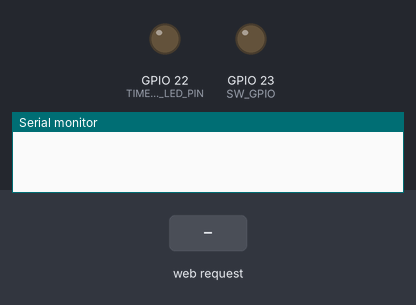
A sketch run on a simulated ESP32. Shown: output pins drawn as LEDs (lit = HIGH), the last lines printed to the serial monitor. Dashed ring = blinking. The test bench sets the inputs (shaded band). WiFi joins after 1.5 s; servers stay silent unless stated; the local clock reads 2024-03-15 10:24:30 at power-on unless the sketch sets it.

Above: at 0.1 s.
At 2.7 s:
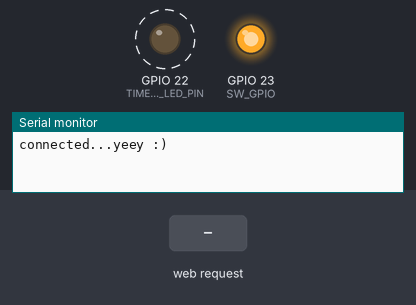
2.8 s: HTTP request GET /name received
5.8 s: HTTP request GET /sw_stat received
8.8 s: HTTP request GET /time received
Timing chart, 0 to 17.8 s (numbered marks = the images above; inputs shaded):
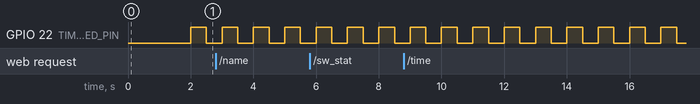

The sketch:

REST_switch.ino
```cpp
#include <WiFiManager.h>
#include <WebServer.h>
#include <Arduino.h>
#include <ArduinoJson.h>
#include <ESP32Time.h>

// WiFiManager object
WiFiManager wm;

int timer_reset_flag = true;
constexpr int TIMER_RESET_LED_PIN = 22;

constexpr int SW_GPIO = 23;

bool time_format_24h = true;
int tz_offset = 0;
ESP32Time rtc(tz_offset);
int epoch1 = 0;
int epoch2 = 0;

// Web server running on port 80
WebServer server(80);

// JSON data buffer
StaticJsonDocument<250> jsonDocument;
char buffer[250];

// setup API resources
void setup_routing() {
  server.on("/name", getName);
  server.on("/sw_stat", get_sw_stat);
  server.on("/time", get_time);
  // server.on("/set_sw", HTTP_POST, set_sw_stat_cb);
  server.on("/set_time", HTTP_POST, set_time_cb);

  // start server
  server.begin();
}

void create_json(char *tag, char* value, char *unit) {
  jsonDocument.clear();
  jsonDocument["type"] = tag;
  jsonDocument["value"] = value;
  jsonDocument["unit"] = unit;
  serializeJson(jsonDocument, buffer);
}

void add_json_object(char *tag, char* value, char *unit) {
  JsonObject obj = jsonDocument.createNestedObject();
  obj["type"] = tag;
  obj["value"] = value;
  obj["unit"] = unit;
}

void getName() {
  Serial.println("Get Name");
  create_json("name", "ESP32 Wifi Switch", " ");
  server.send(200, "application/json", buffer);
}

void get_sw_stat() {
  Serial.println("Switch Status");
  int sw_stat = is_switch_on();
  char temp_buff[10];
  itoa (sw_stat, temp_buff, 10);

  create_json("sw_stat", temp_buff, " ");
  server.send(200, "application/json", buffer);
}

void get_time() {
  const char* time = rtc.getTime("%A, %B %d %Y %H:%M:%S").c_str();

  Serial.print("Time: ");
  Serial.println(time);

  create_json("time", const_cast<char*>(time), " ");
  server.send(200, "application/json", buffer);
}

// void set_sw_stat_cb() {
//   if (server.hasArg("plain") == false) {
//     Serial.println("Taking no action. No JSON argument found.");
//     return;
//   }

//   String body = server.arg("plain");
//   deserializeJson(jsonDocument, body);

//   // Get RGB components
//   uint8_t sw_stat = jsonDocument["sw_stat"];
//   Serial.print("Setting Switch Status: ");
//   Serial.println(sw_stat);

//   if (sw_stat == 1){
//     switch_on();
//     create_json("sw_stat", "1", " ");
//   }

//   if (sw_stat == 0) {
//     switch_off();
//     create_json("sw_stat", "0", " ");
//   }

//   server.send(200, "application/json", buffer);
// }

void switch_off()
{
  digitalWrite(SW_GPIO, HIGH);
}

void switch_on()
{
  digitalWrite(SW_GPIO, LOW);
}

bool is_switch_on()
{
  if (digitalRead(SW_GPIO) == LOW) return true;
  else return false;
}

void set_time_cb() {
  if (server.hasArg("plain") == false) {
    Serial.println("Taking no action. No JSON argument found.");
    return;
  }

  String body = server.arg("plain");
  deserializeJson(jsonDocument, body);

  // Get time
  int h = jsonDocument["h"];
  int min = jsonDocument["min"];
  int s = jsonDocument["s"];
  int dd = jsonDocument["dd"];
  int mm = jsonDocument["mm"];
  int yyyy = jsonDocument["yyyy"];

  rtc.setTime(s, min, h, dd, mm, yyyy);
  // Respond to the client

  const char* time = rtc.getTime("%A, %B %d %Y %H:%M:%S").c_str();
  create_json("time", const_cast<char*>(time), " ");
  server.send(200, "application/json", buffer);

  timer_reset_flag = false;
}


void setup()
{
    rtc.setTime(00, 00, 00, 11, 11, 2022);
    // WiFi.mode(WIFI_STA); // explicitly set mode, esp defaults to STA+AP
    // it is a good practice to make sure your code sets wifi mode how you want it.

    // put your setup code here, to run once:
    Serial.begin(115200);

    //WiFiManager, Local intialization. Once its business is done, there is no need to keep it around
    // WiFiManager wm;
    wm.setConfigPortalBlocking(false);
    // wm.setConfigPortalTimeout(60);

    bool res;
    res = wm.autoConnect("WifiSwitch", "vasantqunj"); // password protected ap

    if(!res) {
        Serial.println("Failed to connect");
        // ESP.restart();
    }
    else {
        Serial.println("connected...yeey :)");
    }

    setup_routing();

    pinMode(SW_GPIO, OUTPUT);
    pinMode(TIMER_RESET_LED_PIN, OUTPUT);
    timer_reset_flag = true;

    epoch1 = rtc.getMillis();
    epoch2 = rtc.getEpoch();

    switch_off();
}

void loop() {
  wm.process();

  server.handleClient();

  if (timer_reset_flag == true) {
    if (rtc.getMillis() - epoch1 > 500) {
      digitalWrite(TIMER_RESET_LED_PIN, !digitalRead(TIMER_RESET_LED_PIN));
      epoch1 = rtc.getMillis();
    }
  }

    if (timer_reset_flag == false)
    {
      if ((rtc.getEpoch() - epoch2) >= 1)
      {
        if (rtc.getHour(time_format_24h) >= 18 && rtc.getHour(time_format_24h) <= 23)
        // if (rtc.getSecond() >= 10 && rtc.getSecond() <= 20)
          {
            if (is_switch_on() == false) switch_on();
            else switch_off();
          }
        else
          switch_off();

        epoch2 = rtc.getEpoch();
      }

      digitalWrite(TIMER_RESET_LED_PIN, LOW);
    }
}
```

Measured:
- by itself, GPIO 22 (TIMER_RESET_LED_PIN): alternates HIGH for 0.50 s and LOW for 0.50 s
